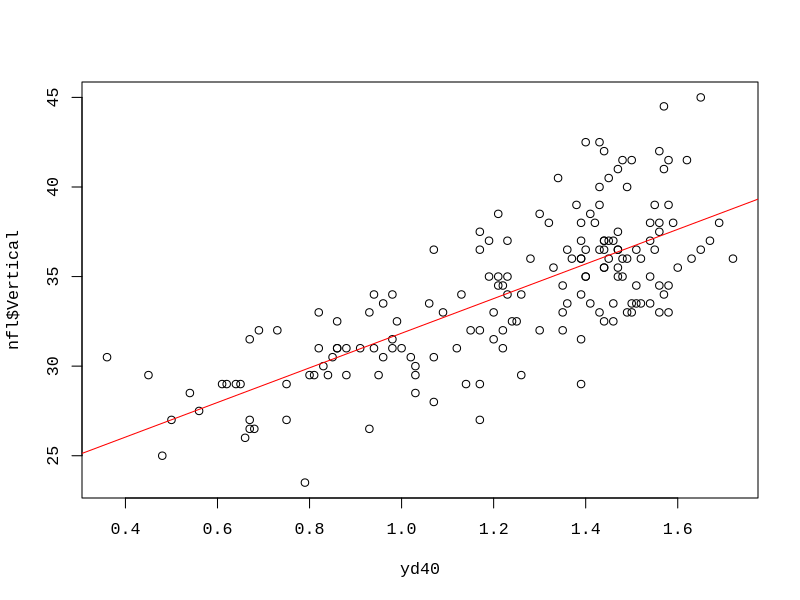
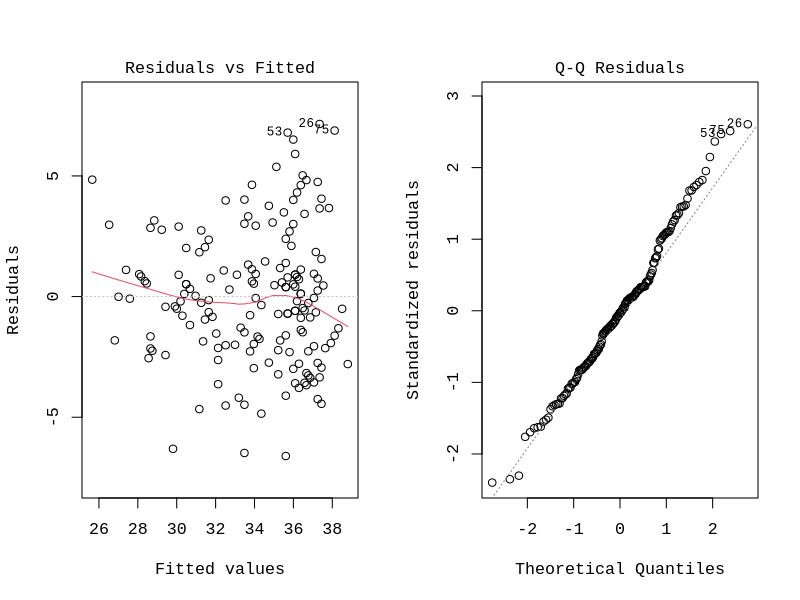
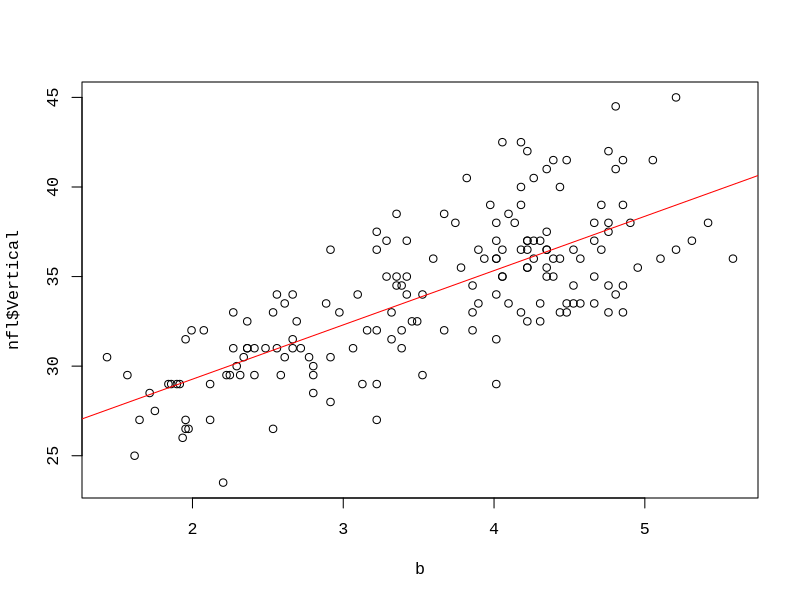
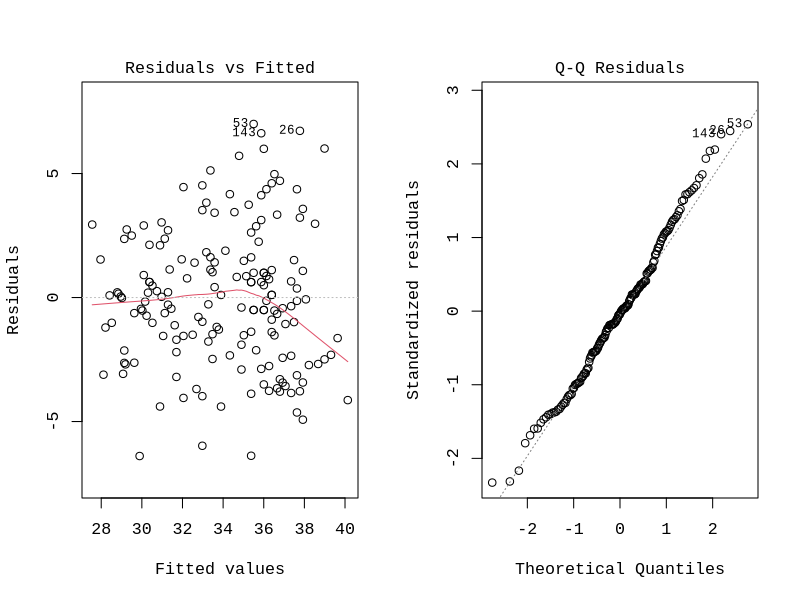
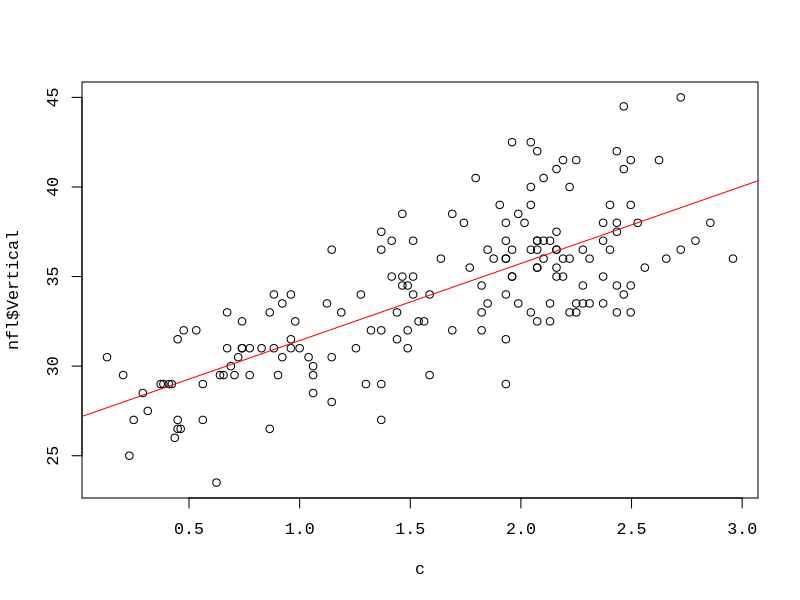
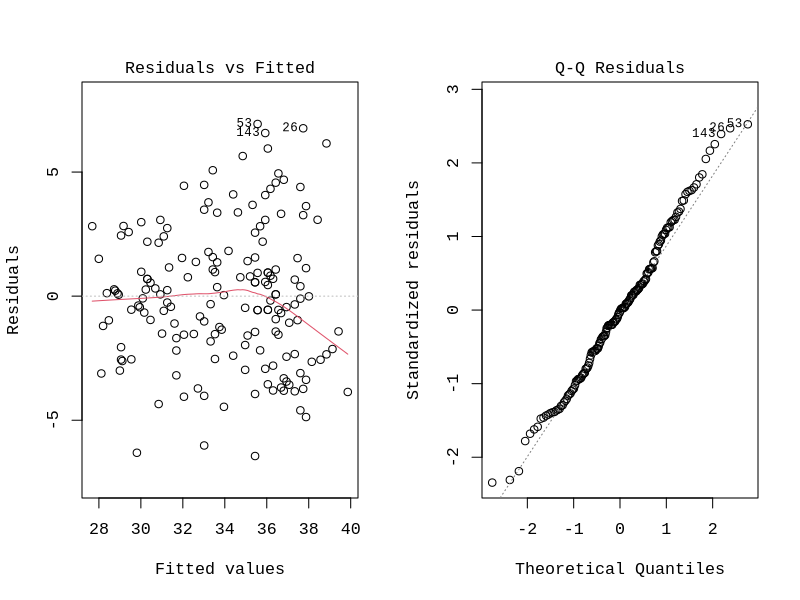
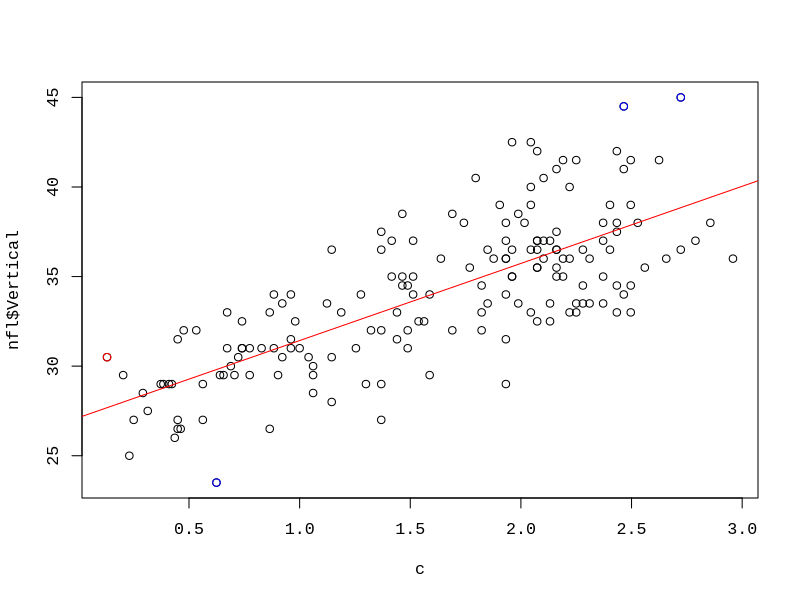
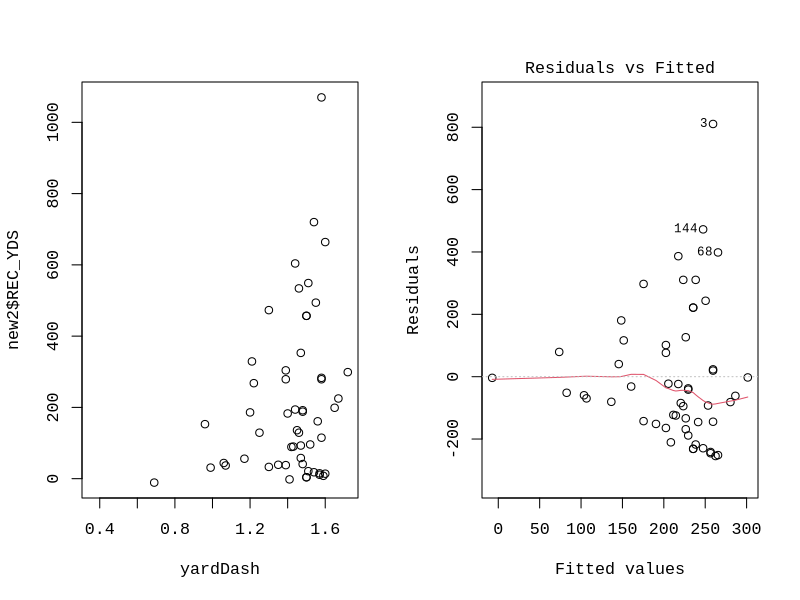

Generate these figures, in order, with R:
#A1 data prep code taken from Portal

## Data prep ##
nfl.raw <- read.csv("NFLdraft.csv", head= T, strip.white= T , stringsAsFactors = F)
# head(nfl.raw)
# tail(nfl.raw)
# str(nfl.raw)

nfl.raw$Pos[nfl.raw$Pos == "LS"] <- "C"

nfl <- within(nfl.raw, {
  Pos <- factor(Pos)
  PosGroup <- factor(ifelse(Pos %in% c("C", "DE", "DT", "OG", "OT", "TE"), "Linemen", 
                     ifelse(Pos %in% c("CB", "WR", "FS"), "Small Backs", "Big Backs")))
  
  ProTeam <- factor(matrix(unlist(strsplit(Drafted, " / ")), ncol= 4, byrow = T)[,1])
  Round   <- factor(matrix(unlist(strsplit(Drafted, " / ")), ncol= 4, byrow = T)[,2])
  Overall <- factor(matrix(unlist(strsplit(Drafted, " / ")), ncol= 4, byrow = T)[,3])
  Year    <- factor(matrix(unlist(strsplit(Drafted, " / ")), ncol= 4, byrow = T)[,4])
  
  Overall <- as.numeric(gsub("[^0-9]", "", Overall))
  
  HtFt <- as.numeric(sub("-.*", "", Ht))
  HtIn <- as.numeric(sub("*.-", "", Ht))
  Ht   <- 12*HtFt + HtIn
})
#nfl <- subset(nfl, select= -c(Link, Drafted, Year, HtFt, HtIn)) # Remove unused columns
head(nfl) # Check
str(nfl)
View(nfl)

#### Part A #####
#1.
par(family = "Courier New")
yd40 <- (6.0 - nfl$Yd40)
par(mfrow=c(1,1))
plot(yd40, nfl$Vertical)

#2.
fit <- lm(nfl$Vertical ~ yd40)

#3.
abline(coef(fit), col="red")

#4.
par(mfrow=c(1,2))
plot(fit, 1); plot(fit, 2)

#5.
#Transforming X
b <- exp(yd40)
exponential <- lm(nfl$Vertical ~ b)
par(mfrow=c(1,1))
plot(b, nfl$Vertical)
abline(coef(exponential), col="red")
par(mfrow=c(1,2))
plot(exponential,1); plot(exponential, 2)

#6.
c <- (yd40)^2
squared <- lm(nfl$Vertical ~ c)
par(mfrow=c(1,1))
plot(c, nfl$Vertical)
abline(coef(squared), col="red")
par(mfrow=c(1,2))
plot(squared, 1); plot(squared, 2)

par(mfrow=c(1,1))

#7.
summary(fit)
anova(fit)
summary(exponential)
anova(exponential)
summary(squared)
anova(squared)

#8.
abs_dffits <- data.frame(abs(dffits(squared)))
abs_dffits > 0.3
#dffits row numbers 26,75,205
nfl$Name[26]
nfl$Name[75]
nfl$Name[209]
lev_value <- 2.5* mean(influence.measures(squared)$infmat[,6])
lev <- data.frame(influence.measures(squared)$infmat[,6])
lev > lev_value
#leverage row number 11
nfl$Name[11]
#plotting the squared model
#high leverage point
plot(c, nfl$Vertical)
abline(coef(squared), col="red")
points(c[11], nfl$Vertical[11], col="red")
#high DFFIT points
points(c[26], nfl$Vertical[26], col="blue")
points(c[75], nfl$Vertical[75], col="blue")
points(c[209], nfl$Vertical[209], col="blue")

#### Part B ####
#1. 
receiving <- read.csv("Receiving.csv", head= T, strip.white= T , stringsAsFactors = F)
rushing <- read.csv("Rushing.csv", head= T, strip.white= T , stringsAsFactors = F)
View(receiving)
View(rushing)

install.packages("dplyr")
library(dplyr)

#2
rec2 <- select(receiving, Player, G:TD)
rush2 <- select(rushing, Player, G:X20.)
colnames(rec2)
colnames(rec2) <- c("Name", "REC_G", "REC_REC", "REC_YDS", "REC_YDSG", "REC_AVG", "REC_LNG", "REC_X20.", "REC_X40.", "REC_TD")
colnames(rush2)
colnames(rush2) <- c("Name", "RUN_G", "RUN_ATT", "RUN_ATTG", "RUN_YDS", "RUN_YDSG", "RUN_AVG", "RUN_TD", "RUN_LNG", "RUN_X20.")
rec.df <- data.frame(rec2)
rush.df <- data.frame(rush2)

install.packages("plyr")
require(plyr)

#3.
new <- join(rush.df, rec.df, by="Name", type="full")
new2 <- join(nfl, new, by="Name", type="left")

#4.
yardDash <- (6 - new2$Yd40)
fit2 <- lm(new2$REC_YDS ~ yardDash)
summary(fit2)

#6.
par(mfrow=c(1,2))
plot(yardDash, new2$REC_YDS); plot(fit2, 1)

#7.
fit3 <- lm(new2$RUN_ATTG ~ new2$Overall)
summary(fit3)

#8.
par(mfrow=c(1,1))
plot(new2$Overall, new2$RUN_ATTG)


